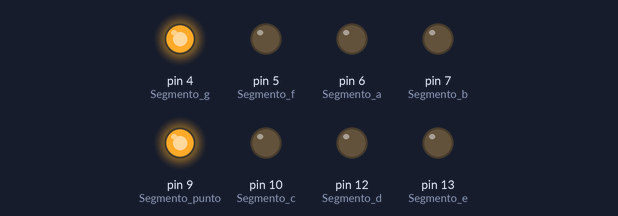
The sketch below on a simulated Arduino Uno, built with avr-gcc and run on an emulated ATmega328P. Shown: output pins drawn as LEDs (lit = HIGH).

Above: at 0.1 s.
Timing chart, 0 to 1.6 s (numbered marks = the images above):
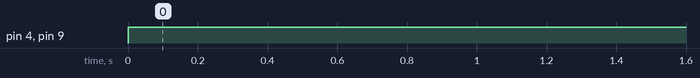

Measured:
- by itself, pin 4 (Segmento_g), pin 9 (Segmento_punto): LOW → HIGH at 0.00 s

The sketch:

8_salida_digital_display_7_segmentos1.ino
```cpp
// C++ code
//
void setup()
{
  pinMode(13, OUTPUT);	//Segmento e
  pinMode(12, OUTPUT);	//Segmento d
  pinMode(10, OUTPUT);	//Segmento c
  pinMode(9, OUTPUT);	//Segmento punto
  pinMode(7, OUTPUT);	//Segmento b
  pinMode(6, OUTPUT);	//Segmento a
  pinMode(5, OUTPUT);	//Segmento f
  pinMode(4, OUTPUT);	//Segmento g
}

void loop()
{
  digitalWrite(6, LOW);
  digitalWrite(7, LOW);
  digitalWrite(10, LOW);
  digitalWrite(12, LOW);
  digitalWrite(13, LOW);
  digitalWrite(5, LOW);
  digitalWrite(4, HIGH);
  digitalWrite(9, HIGH);
  delay(1000);
}
```
